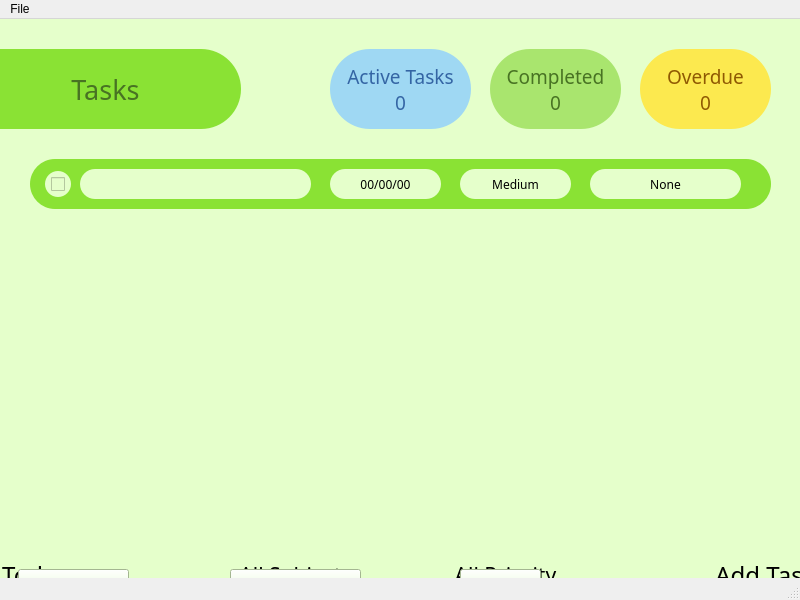
<?xml version="1.0" encoding="UTF-8"?>
<ui version="4.0">
 <class>MainWindow</class>
 <widget class="QMainWindow" name="MainWindow">
  <property name="geometry">
   <rect>
    <x>0</x>
    <y>0</y>
    <width>800</width>
    <height>600</height>
   </rect>
  </property>
  <property name="windowTitle">
   <string>MainWindow</string>
  </property>
  <property name="tabShape">
   <enum>QTabWidget::Rounded</enum>
  </property>
  <widget class="QWidget" name="centralwidget">
   <property name="styleSheet">
    <string notr="true">QWidget {
background-color: rgb(229, 255, 203);
}</string>
   </property>
   <widget class="QLabel" name="Tasks_head_label">
    <property name="geometry">
     <rect>
      <x>-70</x>
      <y>30</y>
      <width>311</width>
      <height>80</height>
     </rect>
    </property>
    <property name="font">
     <font>
      <family>Google Sans</family>
      <pointsize>20</pointsize>
      <weight>7</weight>
      <italic>false</italic>
      <bold>false</bold>
     </font>
    </property>
    <property name="styleSheet">
     <string notr="true">QLabel{
font: 57 20pt &quot;Google Sans&quot;;
color: rgb(72, 115, 35);
border-radius: 40px;
background-color: rgb(138, 226, 52);
padding: 0px 0px 0px 40px;
}
QLabel::hover{
color: rgb(32, 74, 135);
background-color: rgb(114, 159, 207);
}</string>
    </property>
    <property name="text">
     <string>Tasks</string>
    </property>
    <property name="alignment">
     <set>Qt::AlignCenter</set>
    </property>
   </widget>
   <widget class="QLabel" name="active_tasks_label">
    <property name="geometry">
     <rect>
      <x>330</x>
      <y>30</y>
      <width>141</width>
      <height>80</height>
     </rect>
    </property>
    <property name="font">
     <font>
      <family>Google Sans</family>
      <pointsize>14</pointsize>
      <weight>7</weight>
      <italic>false</italic>
      <bold>false</bold>
     </font>
    </property>
    <property name="styleSheet">
     <string notr="true">QLabel{
font: 57 14pt &quot;Google Sans&quot;;
color: rgb(52, 101, 164);
border-radius: 40px;
background-color: rgb(159, 216, 243);
transition: background-colour 1s;
}</string>
    </property>
    <property name="text">
     <string>Active Tasks
0</string>
    </property>
    <property name="alignment">
     <set>Qt::AlignCenter</set>
    </property>
   </widget>
   <widget class="QLabel" name="competed_label">
    <property name="geometry">
     <rect>
      <x>490</x>
      <y>30</y>
      <width>131</width>
      <height>80</height>
     </rect>
    </property>
    <property name="font">
     <font>
      <family>Google Sans</family>
      <pointsize>14</pointsize>
      <weight>7</weight>
      <italic>false</italic>
      <bold>false</bold>
     </font>
    </property>
    <property name="styleSheet">
     <string notr="true">QLabel{
font: 57 14pt &quot;Google Sans&quot;;
border-radius: 40px;
color: rgb(72, 115, 35);
background-color: rgb(169, 229, 110);
}</string>
    </property>
    <property name="text">
     <string>Completed
0</string>
    </property>
    <property name="alignment">
     <set>Qt::AlignCenter</set>
    </property>
   </widget>
   <widget class="QLabel" name="overdue_missed_label">
    <property name="geometry">
     <rect>
      <x>640</x>
      <y>30</y>
      <width>131</width>
      <height>80</height>
     </rect>
    </property>
    <property name="font">
     <font>
      <family>Google Sans</family>
      <pointsize>14</pointsize>
      <weight>7</weight>
      <italic>false</italic>
      <bold>false</bold>
     </font>
    </property>
    <property name="styleSheet">
     <string notr="true">QLabel{
font: 57 14pt &quot;Google Sans&quot;;
border-radius: 40px;
color: rgb(143, 89, 2);
background-color: rgb(252, 233, 79);
transition: background-colour 1s;
}</string>
    </property>
    <property name="text">
     <string>Overdue
0</string>
    </property>
    <property name="alignment">
     <set>Qt::AlignCenter</set>
    </property>
   </widget>
   <widget class="QLabel" name="add_task_label">
    <property name="geometry">
     <rect>
      <x>650</x>
      <y>480</y>
      <width>231</width>
      <height>151</height>
     </rect>
    </property>
    <property name="font">
     <font>
      <family>Google Sans</family>
      <pointsize>18</pointsize>
      <weight>7</weight>
      <italic>false</italic>
      <bold>false</bold>
     </font>
    </property>
    <property name="styleSheet">
     <string notr="true">QLabel{
font: 57 18pt &quot;Google Sans&quot;;
color: rgb(72, 115, 35);
border-radius: 50px;
background-color: rgb(138, 226, 52);
padding: 0px 70px 70px 0px;
}
QLabel::hover{
color: rgb(32, 74, 135);
border-radius: 50px;
background-color: rgb(114, 159, 207);
}&lt;?xml version=&quot;1.0&quot; encoding=&quot;UTF-8&quot;?&gt;
&lt;ui version=&quot;4.0&quot;&gt;
 &lt;widget name=&quot;__qt_fake_top_level&quot;&gt;
  &lt;widget class=&quot;QLabel&quot; name=&quot;label_8&quot;&gt;
   &lt;property name=&quot;geometry&quot;&gt;
    &lt;rect&gt;
     &lt;x&gt;330&lt;/x&gt;
     &lt;y&gt;20&lt;/y&gt;
     &lt;width&gt;131&lt;/width&gt;
     &lt;height&gt;80&lt;/height&gt;
    &lt;/rect&gt;
   &lt;/property&gt;
   &lt;property name=&quot;font&quot;&gt;
    &lt;font&gt;
     &lt;family&gt;Google Sans&lt;/family&gt;
     &lt;pointsize&gt;14&lt;/pointsize&gt;
     &lt;weight&gt;7&lt;/weight&gt;
     &lt;italic&gt;false&lt;/italic&gt;
     &lt;bold&gt;false&lt;/bold&gt;
    &lt;/font&gt;
   &lt;/property&gt;
   &lt;property name=&quot;styleSheet&quot;&gt;
    &lt;string notr=&quot;true&quot;&gt;QLabel{
font: 57 14pt &amp;quot;Google Sans&amp;quot;;
color: rgb(72, 115, 35);
border-radius: 40px;
background-color: rgb(138, 226, 52);
transition: background-colour 1s;
}
QLabel::hover{
color: rgb(32, 74, 135);
background-color: rgb(114, 159, 207);
}&lt;/string&gt;
   &lt;/property&gt;
   &lt;property name=&quot;text&quot;&gt;
    &lt;string&gt;Active Tasks
0&lt;/string&gt;
   &lt;/property&gt;
   &lt;property name=&quot;alignment&quot;&gt;
    &lt;set&gt;Qt::AlignCenter&lt;/set&gt;
   &lt;/property&gt;
  &lt;/widget&gt;
 &lt;/widget&gt;
 &lt;resources/&gt;
&lt;/ui&gt;
</string>
    </property>
    <property name="text">
     <string>Add Task</string>
    </property>
    <property name="alignment">
     <set>Qt::AlignCenter</set>
    </property>
   </widget>
   <widget class="QFrame" name="date_select_frame">
    <property name="geometry">
     <rect>
      <x>-90</x>
      <y>470</y>
      <width>251</width>
      <height>171</height>
     </rect>
    </property>
    <property name="frameShape">
     <enum>QFrame::NoFrame</enum>
    </property>
    <property name="frameShadow">
     <enum>QFrame::Plain</enum>
    </property>
    <widget class="QLabel" name="date_select_label">
     <property name="geometry">
      <rect>
       <x>10</x>
       <y>10</y>
       <width>231</width>
       <height>151</height>
      </rect>
     </property>
     <property name="font">
      <font>
       <family>Google Sans</family>
       <pointsize>18</pointsize>
       <weight>7</weight>
       <italic>false</italic>
       <bold>false</bold>
      </font>
     </property>
     <property name="styleSheet">
      <string notr="true">QLabel{
font: 57 18pt &quot;Google Sans&quot;;
color: rgb(72, 115, 35);
border-radius: 50px;
background-color: rgb(138, 226, 52);
padding: 0px 0px 70px 70px;
}
QLabel::hover{
color: rgb(32, 74, 135);
border-radius: 50px;
background-color: rgb(114, 159, 207);
}&lt;?xml version=&quot;1.0&quot; encoding=&quot;UTF-8&quot;?&gt;
&lt;ui version=&quot;4.0&quot;&gt;
 &lt;widget name=&quot;__qt_fake_top_level&quot;&gt;
  &lt;widget class=&quot;QLabel&quot; name=&quot;label_8&quot;&gt;
   &lt;property name=&quot;geometry&quot;&gt;
    &lt;rect&gt;
     &lt;x&gt;330&lt;/x&gt;
     &lt;y&gt;20&lt;/y&gt;
     &lt;width&gt;131&lt;/width&gt;
     &lt;height&gt;80&lt;/height&gt;
    &lt;/rect&gt;
   &lt;/property&gt;
   &lt;property name=&quot;font&quot;&gt;
    &lt;font&gt;
     &lt;family&gt;Google Sans&lt;/family&gt;
     &lt;pointsize&gt;14&lt;/pointsize&gt;
     &lt;weight&gt;7&lt;/weight&gt;
     &lt;italic&gt;false&lt;/italic&gt;
     &lt;bold&gt;false&lt;/bold&gt;
    &lt;/font&gt;
   &lt;/property&gt;
   &lt;property name=&quot;styleSheet&quot;&gt;
    &lt;string notr=&quot;true&quot;&gt;QLabel{
font: 57 14pt &amp;quot;Google Sans&amp;quot;;
color: rgb(72, 115, 35);
border-radius: 40px;
background-color: rgb(138, 226, 52);
transition: background-colour 1s;
}
QLabel::hover{
color: rgb(32, 74, 135);
background-color: rgb(114, 159, 207);
}&lt;/string&gt;
   &lt;/property&gt;
   &lt;property name=&quot;text&quot;&gt;
    &lt;string&gt;Active Tasks
0&lt;/string&gt;
   &lt;/property&gt;
   &lt;property name=&quot;alignment&quot;&gt;
    &lt;set&gt;Qt::AlignCenter&lt;/set&gt;
   &lt;/property&gt;
  &lt;/widget&gt;
 &lt;/widget&gt;
 &lt;resources/&gt;
&lt;/ui&gt;
</string>
     </property>
     <property name="text">
      <string>Today</string>
     </property>
     <property name="alignment">
      <set>Qt::AlignCenter</set>
     </property>
    </widget>
    <widget class="QComboBox" name="date_select_combox">
     <property name="geometry">
      <rect>
       <x>108</x>
       <y>80</y>
       <width>111</width>
       <height>28</height>
      </rect>
     </property>
     <property name="font">
      <font>
       <family>Google Sans</family>
       <pointsize>11</pointsize>
      </font>
     </property>
     <property name="styleSheet">
      <string notr="true">QComboBox {
	text-align: center;
}

QListView {
	background-color: rgb(175, 235, 114);
}</string>
     </property>
     <item>
      <property name="text">
       <string>Today</string>
      </property>
     </item>
     <item>
      <property name="text">
       <string>Tomorrow</string>
      </property>
     </item>
    </widget>
   </widget>
   <widget class="QFrame" name="sub_select_frame">
    <property name="geometry">
     <rect>
      <x>200</x>
      <y>470</y>
      <width>191</width>
      <height>171</height>
     </rect>
    </property>
    <property name="frameShape">
     <enum>QFrame::NoFrame</enum>
    </property>
    <property name="frameShadow">
     <enum>QFrame::Plain</enum>
    </property>
    <widget class="QLabel" name="sub_select_label">
     <property name="geometry">
      <rect>
       <x>10</x>
       <y>10</y>
       <width>171</width>
       <height>151</height>
      </rect>
     </property>
     <property name="font">
      <font>
       <family>Google Sans</family>
       <pointsize>16</pointsize>
       <weight>7</weight>
       <italic>false</italic>
       <bold>false</bold>
      </font>
     </property>
     <property name="styleSheet">
      <string notr="true">QLabel{
font: 57 16pt &quot;Google Sans&quot;;
color: rgb(72, 115, 35);
border-radius: 50px;
background-color: rgb(138, 226, 52);
padding: 0px 0px 70px 0px;
}
QLabel::hover{
color: rgb(32, 74, 135);
border-radius: 50px;
background-color: rgb(114, 159, 207);
}&lt;?xml version=&quot;1.0&quot; encoding=&quot;UTF-8&quot;?&gt;
&lt;ui version=&quot;4.0&quot;&gt;
 &lt;widget name=&quot;__qt_fake_top_level&quot;&gt;
  &lt;widget class=&quot;QLabel&quot; name=&quot;label_8&quot;&gt;
   &lt;property name=&quot;geometry&quot;&gt;
    &lt;rect&gt;
     &lt;x&gt;330&lt;/x&gt;
     &lt;y&gt;20&lt;/y&gt;
     &lt;width&gt;131&lt;/width&gt;
     &lt;height&gt;80&lt;/height&gt;
    &lt;/rect&gt;
   &lt;/property&gt;
   &lt;property name=&quot;font&quot;&gt;
    &lt;font&gt;
     &lt;family&gt;Google Sans&lt;/family&gt;
     &lt;pointsize&gt;14&lt;/pointsize&gt;
     &lt;weight&gt;7&lt;/weight&gt;
     &lt;italic&gt;false&lt;/italic&gt;
     &lt;bold&gt;false&lt;/bold&gt;
    &lt;/font&gt;
   &lt;/property&gt;
   &lt;property name=&quot;styleSheet&quot;&gt;
    &lt;string notr=&quot;true&quot;&gt;QLabel{
font: 57 14pt &amp;quot;Google Sans&amp;quot;;
color: rgb(72, 115, 35);
border-radius: 40px;
background-color: rgb(138, 226, 52);
transition: background-colour 1s;
}
QLabel::hover{
color: rgb(32, 74, 135);
background-color: rgb(114, 159, 207);
}&lt;/string&gt;
   &lt;/property&gt;
   &lt;property name=&quot;text&quot;&gt;
    &lt;string&gt;Active Tasks
0&lt;/string&gt;
   &lt;/property&gt;
   &lt;property name=&quot;alignment&quot;&gt;
    &lt;set&gt;Qt::AlignCenter&lt;/set&gt;
   &lt;/property&gt;
  &lt;/widget&gt;
 &lt;/widget&gt;
 &lt;resources/&gt;
&lt;/ui&gt;
</string>
     </property>
     <property name="text">
      <string>All Subjects</string>
     </property>
     <property name="alignment">
      <set>Qt::AlignCenter</set>
     </property>
    </widget>
    <widget class="QComboBox" name="sub_select_combox">
     <property name="geometry">
      <rect>
       <x>30</x>
       <y>80</y>
       <width>131</width>
       <height>28</height>
      </rect>
     </property>
     <property name="font">
      <font>
       <family>Google Sans</family>
       <pointsize>11</pointsize>
      </font>
     </property>
     <property name="styleSheet">
      <string notr="true">QComboBox {
	text-align: center;
}

QListView {
	background-color: rgb(175, 235, 114);
}</string>
     </property>
     <item>
      <property name="text">
       <string>All</string>
      </property>
     </item>
     <item>
      <property name="text">
       <string>Physics</string>
      </property>
     </item>
     <item>
      <property name="text">
       <string>Chemistry</string>
      </property>
     </item>
     <item>
      <property name="text">
       <string>Maths</string>
      </property>
     </item>
     <item>
      <property name="text">
       <string>Computer Science</string>
      </property>
     </item>
     <item>
      <property name="text">
       <string>Biology</string>
      </property>
     </item>
    </widget>
   </widget>
   <widget class="QFrame" name="priority_select_frame">
    <property name="geometry">
     <rect>
      <x>410</x>
      <y>470</y>
      <width>191</width>
      <height>171</height>
     </rect>
    </property>
    <property name="frameShape">
     <enum>QFrame::NoFrame</enum>
    </property>
    <property name="frameShadow">
     <enum>QFrame::Plain</enum>
    </property>
    <widget class="QLabel" name="priority_select_label">
     <property name="geometry">
      <rect>
       <x>10</x>
       <y>10</y>
       <width>171</width>
       <height>151</height>
      </rect>
     </property>
     <property name="font">
      <font>
       <family>Google Sans</family>
       <pointsize>16</pointsize>
       <weight>7</weight>
       <italic>false</italic>
       <bold>false</bold>
      </font>
     </property>
     <property name="styleSheet">
      <string notr="true">QLabel{
font: 57 16pt &quot;Google Sans&quot;;
color: rgb(72, 115, 35);
border-radius: 50px;
background-color: rgb(138, 226, 52);
padding: 0px 0px 70px 0px;
}
QLabel::hover{
color: rgb(32, 74, 135);
border-radius: 50px;
background-color: rgb(114, 159, 207);
}&lt;?xml version=&quot;1.0&quot; encoding=&quot;UTF-8&quot;?&gt;
&lt;ui version=&quot;4.0&quot;&gt;
 &lt;widget name=&quot;__qt_fake_top_level&quot;&gt;
  &lt;widget class=&quot;QLabel&quot; name=&quot;label_8&quot;&gt;
   &lt;property name=&quot;geometry&quot;&gt;
    &lt;rect&gt;
     &lt;x&gt;330&lt;/x&gt;
     &lt;y&gt;20&lt;/y&gt;
     &lt;width&gt;131&lt;/width&gt;
     &lt;height&gt;80&lt;/height&gt;
    &lt;/rect&gt;
   &lt;/property&gt;
   &lt;property name=&quot;font&quot;&gt;
    &lt;font&gt;
     &lt;family&gt;Google Sans&lt;/family&gt;
     &lt;pointsize&gt;14&lt;/pointsize&gt;
     &lt;weight&gt;7&lt;/weight&gt;
     &lt;italic&gt;false&lt;/italic&gt;
     &lt;bold&gt;false&lt;/bold&gt;
    &lt;/font&gt;
   &lt;/property&gt;
   &lt;property name=&quot;styleSheet&quot;&gt;
    &lt;string notr=&quot;true&quot;&gt;QLabel{
font: 57 14pt &amp;quot;Google Sans&amp;quot;;
color: rgb(72, 115, 35);
border-radius: 40px;
background-color: rgb(138, 226, 52);
transition: background-colour 1s;
}
QLabel::hover{
color: rgb(32, 74, 135);
background-color: rgb(114, 159, 207);
}&lt;/string&gt;
   &lt;/property&gt;
   &lt;property name=&quot;text&quot;&gt;
    &lt;string&gt;Active Tasks
0&lt;/string&gt;
   &lt;/property&gt;
   &lt;property name=&quot;alignment&quot;&gt;
    &lt;set&gt;Qt::AlignCenter&lt;/set&gt;
   &lt;/property&gt;
  &lt;/widget&gt;
 &lt;/widget&gt;
 &lt;resources/&gt;
&lt;/ui&gt;
</string>
     </property>
     <property name="text">
      <string>All Priority</string>
     </property>
     <property name="alignment">
      <set>Qt::AlignCenter</set>
     </property>
    </widget>
    <widget class="QComboBox" name="priority_select_combox">
     <property name="geometry">
      <rect>
       <x>50</x>
       <y>80</y>
       <width>81</width>
       <height>28</height>
      </rect>
     </property>
     <property name="font">
      <font>
       <family>Google Sans</family>
       <pointsize>11</pointsize>
      </font>
     </property>
     <property name="styleSheet">
      <string notr="true">QComboBox {
	text-align: center;
}

QListView {
	background-color: rgb(175, 235, 114);
}</string>
     </property>
     <item>
      <property name="text">
       <string>All</string>
      </property>
     </item>
     <item>
      <property name="text">
       <string>Low</string>
      </property>
     </item>
     <item>
      <property name="text">
       <string>Medium</string>
      </property>
     </item>
     <item>
      <property name="text">
       <string>High</string>
      </property>
     </item>
    </widget>
   </widget>
   <widget class="QScrollArea" name="scrollArea">
    <property name="geometry">
     <rect>
      <x>20</x>
      <y>120</y>
      <width>771</width>
      <height>311</height>
     </rect>
    </property>
    <property name="frameShape">
     <enum>QFrame::NoFrame</enum>
    </property>
    <property name="frameShadow">
     <enum>QFrame::Plain</enum>
    </property>
    <property name="widgetResizable">
     <bool>true</bool>
    </property>
    <widget class="QWidget" name="scrollAreaWidgetContents">
     <property name="geometry">
      <rect>
       <x>0</x>
       <y>0</y>
       <width>771</width>
       <height>311</height>
      </rect>
     </property>
     <widget class="QFrame" name="task_block_frame">
      <property name="geometry">
       <rect>
        <x>10</x>
        <y>20</y>
        <width>741</width>
        <height>50</height>
       </rect>
      </property>
      <property name="styleSheet">
       <string notr="true">QFrame{
background-color: rgb(138, 226, 52);
border-radius: 25px;
}</string>
      </property>
      <property name="frameShape">
       <enum>QFrame::StyledPanel</enum>
      </property>
      <property name="frameShadow">
       <enum>QFrame::Raised</enum>
      </property>
      <widget class="QLineEdit" name="task_name_edit">
       <property name="geometry">
        <rect>
         <x>50</x>
         <y>10</y>
         <width>231</width>
         <height>30</height>
        </rect>
       </property>
       <property name="font">
        <font>
         <family>Google Sans</family>
        </font>
       </property>
       <property name="styleSheet">
        <string notr="true">QLineEdit {
	border-radius: 15px;
	background-color: rgb(229, 255, 203);
	padding: 0px 0px 0px 10px;
}</string>
       </property>
      </widget>
      <widget class="QCheckBox" name="checkBox">
       <property name="geometry">
        <rect>
         <x>15</x>
         <y>12</y>
         <width>26</width>
         <height>26</height>
        </rect>
       </property>
       <property name="styleSheet">
        <string notr="true">QCheckBox {
background-color: rgb(229, 255, 203);
border-radius: 13px;
padding: 6px;
}</string>
       </property>
       <property name="text">
        <string/>
       </property>
      </widget>
      <widget class="QLabel" name="date_label">
       <property name="geometry">
        <rect>
         <x>300</x>
         <y>10</y>
         <width>111</width>
         <height>30</height>
        </rect>
       </property>
       <property name="font">
        <font>
         <family>Google Sans</family>
        </font>
       </property>
       <property name="styleSheet">
        <string notr="true">QLabel {
	border-radius: 15px;
	background-color: rgb(229, 255, 203);
}</string>
       </property>
       <property name="text">
        <string>00/00/00</string>
       </property>
       <property name="alignment">
        <set>Qt::AlignCenter</set>
       </property>
      </widget>
      <widget class="QLabel" name="priorty_label">
       <property name="geometry">
        <rect>
         <x>430</x>
         <y>10</y>
         <width>111</width>
         <height>30</height>
        </rect>
       </property>
       <property name="font">
        <font>
         <family>Google Sans</family>
        </font>
       </property>
       <property name="styleSheet">
        <string notr="true">QLabel {
	border-radius: 15px;
	background-color: rgb(229, 255, 203);
}</string>
       </property>
       <property name="text">
        <string>Medium</string>
       </property>
       <property name="alignment">
        <set>Qt::AlignCenter</set>
       </property>
      </widget>
      <widget class="QLabel" name="subject_label">
       <property name="geometry">
        <rect>
         <x>560</x>
         <y>10</y>
         <width>151</width>
         <height>30</height>
        </rect>
       </property>
       <property name="font">
        <font>
         <family>Google Sans</family>
        </font>
       </property>
       <property name="styleSheet">
        <string notr="true">QLabel {
	border-radius: 15px;
	background-color: rgb(229, 255, 203);
}</string>
       </property>
       <property name="text">
        <string>None</string>
       </property>
       <property name="alignment">
        <set>Qt::AlignCenter</set>
       </property>
      </widget>
     </widget>
    </widget>
   </widget>
   <zorder>scrollArea</zorder>
   <zorder>priority_select_frame</zorder>
   <zorder>sub_select_frame</zorder>
   <zorder>Tasks_head_label</zorder>
   <zorder>active_tasks_label</zorder>
   <zorder>competed_label</zorder>
   <zorder>overdue_missed_label</zorder>
   <zorder>add_task_label</zorder>
   <zorder>date_select_frame</zorder>
  </widget>
  <widget class="QMenuBar" name="menubar">
   <property name="geometry">
    <rect>
     <x>0</x>
     <y>0</y>
     <width>800</width>
     <height>25</height>
    </rect>
   </property>
   <widget class="QMenu" name="menuFile">
    <property name="title">
     <string>File</string>
    </property>
    <addaction name="actionHome"/>
   </widget>
   <addaction name="menuFile"/>
  </widget>
  <widget class="QStatusBar" name="statusbar"/>
  <action name="actionHome">
   <property name="text">
    <string>Home</string>
   </property>
  </action>
 </widget>
 <resources/>
 <connections/>
</ui>
